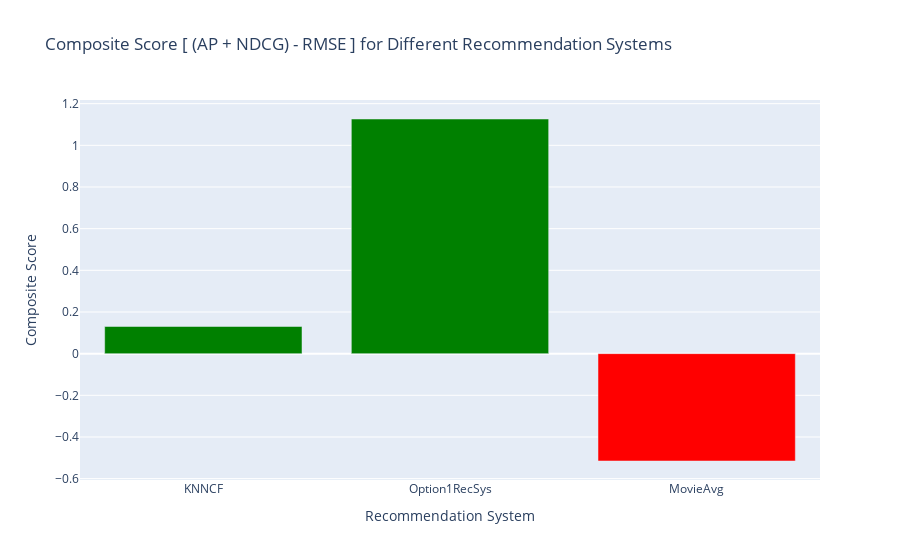

The notebook cell saved with this chart:
### Markdown cell above
## Defining the best model

### Code cell
import plotly.graph_objects as go

#Composite score for finding the best model (AP + NDCG) - RMSE:
composite_scores = [(ap + ndcg) - rmse for ap, ndcg, rmse in zip(ap_values, ndcg_values, rmse_values)]

recommendation_systems = ['KNNCF', 'Option1RecSys', 'MovieAvg']

#interactive bar chart using plotly
fig = go.Figure(data=[
    go.Bar(
        x=recommendation_systems,
        y=composite_scores,
        marker=dict(color=np.where(np.array(composite_scores) >= 0, 'green', 'red')),
    )
])

fig.update_layout(
    title='Composite Score [ (AP + NDCG) - RMSE ] for Different Recommendation Systems',
    xaxis_title='Recommendation System',
    yaxis_title='Composite Score'
)

fig.show()

### Figure 1 — Plotly figure (JSON) as saved in the notebook; plotly's stock layout.template omitted (floating-point values rounded to 4 significant figures)
{"data": [{"marker": {"color": ["green", "green", "red"]}, "type": "bar", "x": ["KNNCF", "Option1RecSys", "MovieAvg"], "y": [0.1303, 1.126, -0.5154]}], "layout": {"title": {"text": "Composite Score [ (AP + NDCG) - RMSE ] for Different Recommendation Systems"}, "xaxis": {"title": {"text": "Recommendation System"}}, "yaxis": {"title": {"text": "Composite Score"}}}}
